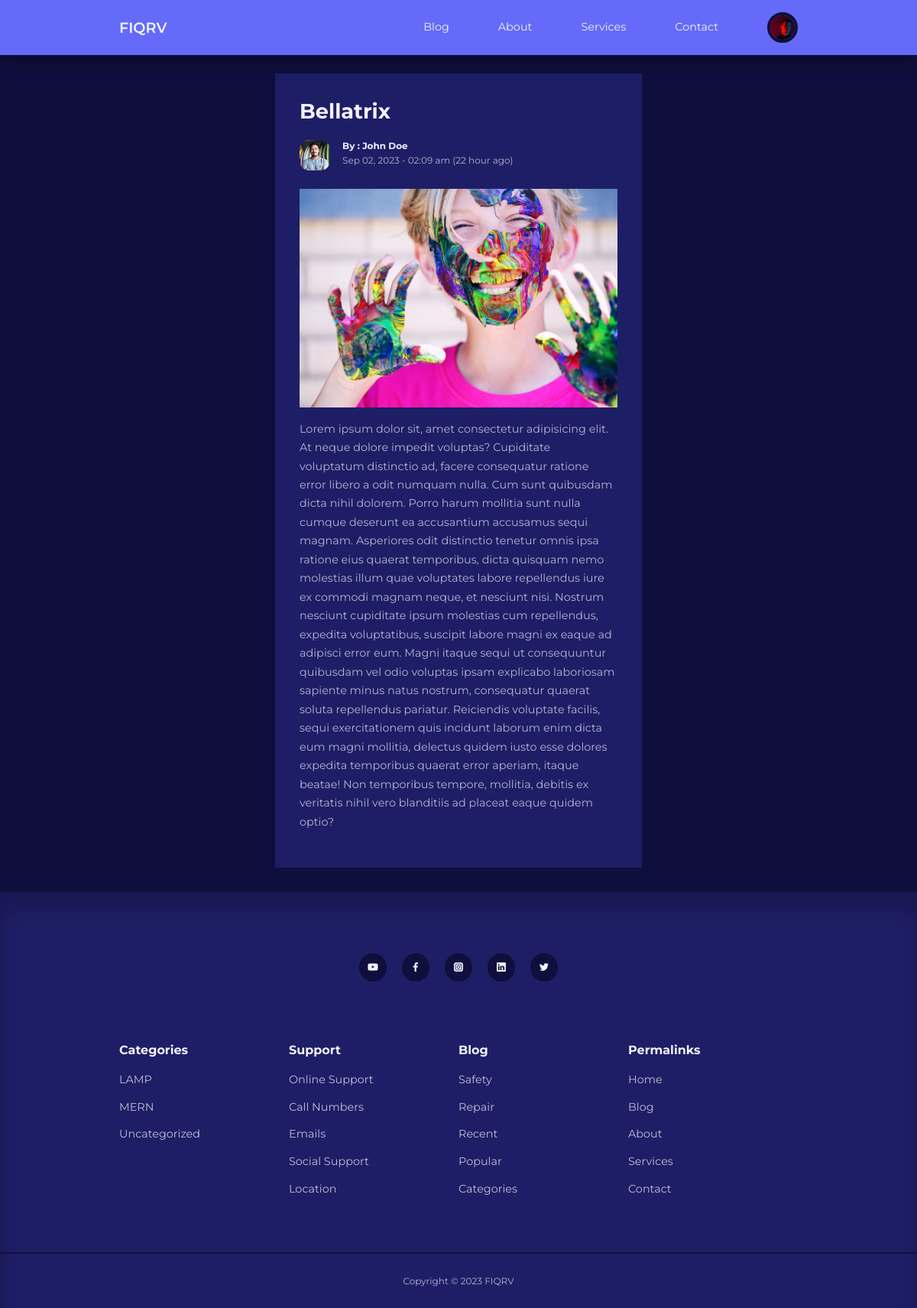
Screenshot of /post.php?id=18 (signed in) with the database file from the repository.
### tables this page shows
CREATE TABLE `users` (
  `id` int(11) UNSIGNED NOT NULL,
  `firstname` varchar(50) NOT NULL,
  `lastname` varchar(50) NOT NULL,
  `username` varchar(50) NOT NULL,
  `email` varchar(100) NOT NULL,
  `password` varchar(255) NOT NULL,
  `avatar` varchar(255) NOT NULL,
  `is_admin` tinyint(1) NOT NULL
);

CREATE TABLE `posts` (
  `id` int(11) UNSIGNED NOT NULL,
  `title` varchar(255) NOT NULL,
  `body` text NOT NULL,
  `thumbnail` varchar(255) NOT NULL,
  `date_time` timestamp NOT NULL DEFAULT current_timestamp(),
  `category_id` int(11) UNSIGNED DEFAULT NULL,
  `author_id` int(11) UNSIGNED NOT NULL,
  `is_featured` tinyint(1) NOT NULL
);

CREATE TABLE `categories` (
  `id` int(11) UNSIGNED NOT NULL,
  `title` varchar(50) NOT NULL,
  `description` text NOT NULL
);

### post.php (the view, shortened to what this page needs)
<?php
include 'partials/header.php';
if(isset($_GET['id'])) {
    $post_query = " SELECT
                    posts.id,
                    posts.title,
                    posts.body,
                    posts.date_time,
                    posts.thumbnail,
                    users.avatar,
                    users.firstname,
                    users.lastname
                    FROM posts
                    INNER JOIN users ON posts.author_id = users.id
                    WHERE posts.id = " . $_GET['id'];
    $post_result = mysqli_query($connection, $post_query);
    $post = mysqli_fetch_assoc($post_result);
} else {
    header('location: '. ROOT_URL .'index.php');
    die();
}
?>
<section class="singlepost">
    <div class="container singlepost__container">
        <h2><?=$post['title']?></h2>
        <div class="post__author">
            <div class="post__author-avatar">
                <img src="images/<?=$post['avatar']?>">
            </div>
            <div class="post__author-info">
                <h5>By : <?=$post['firstname']?> <?=$post['lastname']?></h5>
                <small>
                    <?= date("M d, Y - h:i a", strtotime($post['date_time']))?>
                    <?php
                        $featuredDateTime = strtotime($post['date_time']);
                        $currentDateTime = time();
                        $timeDiffInSeconds = $currentDateTime - $featuredDateTime;
                        $hoursAgo = floor($timeDiffInSeconds / 3600);
                        if ($hoursAgo <= 24) {
                            echo " ($hoursAgo hour ago)";
                        }
                    ?>
                </small>
            </div>
        </div>
        <div class="singlepost__thumbnail">
            <img src="images/<?=$post['thumbnail']?>">
        </div>
        <p><?=$post['body']?></p>
    </div>
</section>
<?php
include 'partials/footer.php'
?>

### partials/header.php (shortened to what this page needs)
<?php
require 'config/database.php';
if(isset($_SESSION['user-id'])){
    $id = filter_var($_SESSION['user-id'], FILTER_SANITIZE_NUMBER_INT);
    $query = "SELECT avatar FROM users WHERE id=$id";
    $result = mysqli_query($connection, $query);
    $avatar = mysqli_fetch_assoc($result);
}
?>
<!DOCTYPE html>
<html lang="en">
<head>
    <link rel="stylesheet" href="<?= ROOT_URL?>css/style.css">
    <link rel="stylesheet" href="https://unicons.iconscout.com/release/v4.0.0/css/line.css">
</head>
<body>
    <nav>
        <div class="container nav__container">
            <a href="<?= ROOT_URL?>index.php" class="nav__logo">FIQRV</a>
            <ul class="nav__items">
                <li><a href="<?= ROOT_URL?>blog.php">Blog</a></li>
                <li><a href="<?= ROOT_URL?>about.php">About</a></li>
                <li><a href="<?= ROOT_URL?>services.php">Services</a></li>
                <li><a href="<?= ROOT_URL?>contact.php">Contact</a></li>
                <?php if(isset($_SESSION['user-id'])) : ?>
                <li class="nav__profile">
                    <div class="avatar">
                        <img src="<?= ROOT_URL . 'images/' . $avatar['avatar']?>">
                    </div>
                </li>
                <?php else :?>
                <li><a href="<?= ROOT_URL?>signin.php">Signin</a></li>
                <?php endif?>
            </ul>
        </div>
    </nav>

### partials/footer.php (shortened to what this page needs)
<?php
$categories_query = "SELECT * FROM categories ORDER BY title";
$categories = mysqli_query($connection, $categories_query);
?>
<footer>
        <div class="footer__socials">
            <a href="https://youtube.com" target="_blank"><i class="uil uil-youtube"></i></a>
            <a href="https://facebook.com" target="_blank"><i class="uil uil-facebook-f"></i></a>
            <a href="https://instagram.com" target="_blank"><i class="uil uil-instagram-alt"></i></a>
            <a href="https://linkedin.com" target="_blank"><i class="uil uil-linkedin"></i></a>
            <a href="https://twitter.com" target="_blank"><i class="uil uil-twitter"></i></a>
        </div>
        <div class="container footer__container">
            <article>
                <h4>Categories</h4>
                <?php if(mysqli_num_rows($categories) > 0) :?>
                <ul>
                    <?php while($category = mysqli_fetch_assoc($categories)) : ?>
                    <li><a href="<?= ROOT_URL ?>category-posts.php?id=<?=$category['id']?>"><?=$category['title']?></a></li>
                    <?php endwhile; ?>
                </ul>
                <?php else :?>
                <div class="alert__message error">
                    <p><?= "No categories found"?></p>
                </div>
                <?php endif?>
            </article>
            <article>
                <h4>Support</h4>
                <ul>
                    <li><a href="">Online Support</a></li>
                    <li><a href="">Call Numbers</a></li>
                    <li><a href="">Emails</a></li>
                    <li><a href="">Social Support</a></li>
                    <li><a href="">Location</a></li>
                </ul>
            </article>
            <article>
                <h4>Blog</h4>
                <ul>
                    <li><a href="">Safety</a></li>
                    <li><a href="">Repair</a></li>
                    <li><a href="">Recent</a></li>
                    <li><a href="">Popular</a></li>
                    <li><a href="">Categories</a></li>
                </ul>
            </article>
            <article>
                <h4>Permalinks</h4>
                <ul>
                    <li><a href="<?= ROOT_URL?>index.php">Home</a></li>
                    <li><a href="<?= ROOT_URL?>blog.php">Blog</a></li>
                    <li><a href="<?= ROOT_URL?>about.php">About</a></li>
                    <li><a href="<?= ROOT_URL?>services.php">Services</a></li>
                    <li><a href="<?= ROOT_URL?>contact.php">Contact</a></li>
                </ul>
            </article>
        </div>
        <div class="footer__copyright">
            <small>Copyright &copy; 2023 FIQRV</small>
        </div>
    </footer>
</body>
</html>

### css/style.css (style rules this page uses)
:root { --color-primary:#656af8; --color-primary-light:hsl(242, 91%, 69%, 18%); --color-primary-variant:#5854c7; --color-red:#da0f3f; --color-red-light:hsl(346, 87%, 46%, 15%); --color-green:#00c476; --color-green-light:hsl(156, 100%, 38%, 15%); --color-gray-900:#1e1e66; --color-gray-700:#2d2b7c; --color-gray-300:rgba(242, 242, 254, 0.3); --color-gray-200:rgba(242, 242, 254, 0.7); --color-white:#f2f2fe; --color-bg:#0f0f3e; ---transition: all 300ms ease; --container-width-lg: 74%; --container-width-md: 88%; --form-width: 40%; --card-border-radius-1: 0.3rem; --card-border-radius-2: 0.5rem; --card-border-radius-3: 0.8rem; --card-border-radius-4: 2rem; --card-border-radius-5: 5rem; }
* { margin: 0; padding: 0; outline: 0; border: 0; appearance: 0; list-style: none; text-decoration: none; box-sizing: border-box; }
body { font-family: 'Montserrat', sans-serif; line-height: 1.6; color: var(--color-gray-200); overflow-x: hidden; background: var(--color-bg); font-size: 0.9rem; }
.container { width: var(--container-width-lg); max-width: 1800px; margin-inline: auto; }
section { margin-top: 3rem; width: 100vw; }
h1, h2, h3, h4, h5 { color: var(--color-white); line-height: 1.3; }
h2 { font-size: 1.7rem; margin: 1rem 0; }
h4 { font-size: 1rem; }
a { color: var(--color-white); transition: var(---transition); }
img { display: block; width: 100%; object-fit: cover; }
nav { background: var(--color-primary); width: 100vw; height: 4.5rem; position: fixed; top: 0; z-index: 10; box-shadow: 0 1rem 1rem rgba(0, 0, 0, 0.2); }
.nav__container { height: 100%; display: flex; align-items: center; justify-content: space-between; }
.avatar { width: 2.5rem; height: 2.5rem; border-radius: 50%; overflow: hidden; border: 0.3rem solid var(--color-bg); }
.nav__logo { font-weight: 600; font-size: 1.2rem; }
.nav__items { display: flex; align-items: center; gap: 4rem; }
.nav__profile { position: relative; cursor: pointer; }
.post__author { display: flex; gap: 1rem; margin-top: 1.2rem; }
.post__author-avatar { width: 2.5rem; height: 2.5rem; border-radius: var(--card-border-radius-3); overflow: hidden; }
footer { background: var(--color-gray-900); padding: 5rem 0 0; box-shadow: inset 0 1.5rem 1.5rem rgba(0, 0, 0, 0.2); }
.footer__socials { margin-inline: auto; width: fit-content; margin-bottom: 5rem; display: flex; justify-content: space-between; align-items: center; gap: 1.2rem; }
.footer__socials a { background: var(--color-bg); border-radius: 50%; width: 2.3rem; height: 2.3rem; display: flex; align-items: center; justify-content: center; }
.footer__container { display: grid; grid-template-columns: repeat(4, 1fr) }
footer h4 { color: var(--color-white); margin-bottom: 0.6rem; }
footer ul li { padding: 0.4rem 0; }
footer ul a { opacity: 0.75; }
.footer__copyright { text-align: center; padding: 1.5rem 0; border-top: 2px solid var(--color-bg); margin-top: 4rem; }
.singlepost { margin: 6rem 0 2rem; }
.singlepost__container { width: var(--form-width); background: var(--color-gray-900); padding: 1rem 2rem 3rem; }
.singlepost__thumbnail { margin: 1.5rem 0 1rem; }
.singlepost__container p { margin-top: 1rem; line-height: 1.7; }

### rows the page displays
users: avatar (picture)
posts: title "Bellatrix", author.avatar (picture), author.firstname "John", author.lastname "Doe", date_time "Sep 02, 2023 - 02:09 am", thumbnail (picture), body "Lorem ipsum dolor sit, amet consectetur adipisicing elit. At neque dolore impedit voluptas? Cupiditate voluptatum distinctio ad, facere consequatur ratione error libero a odit numquam nulla. Cum sunt quibusdam dicta nihil dolorem. Porro harum mollitia sunt nulla cumque deserunt ea accusantium accusamus sequi magnam. Asperiores odit distinctio tenetur omnis ipsa ratione eius quaerat temporibus, dicta quisquam nemo molestias illum quae voluptates labore repellendus iure ex commodi magnam neque, et nesciunt nisi. Nostrum nesciunt cupiditate ipsum molestias cum repellendus, expedita voluptatibus, suscipit labore magni ex eaque ad adipisci error eum. Magni itaque sequi ut consequuntur quibusdam…"
categories: title "LAMP"
categories: title "MERN"
categories: title "Uncategorized"
